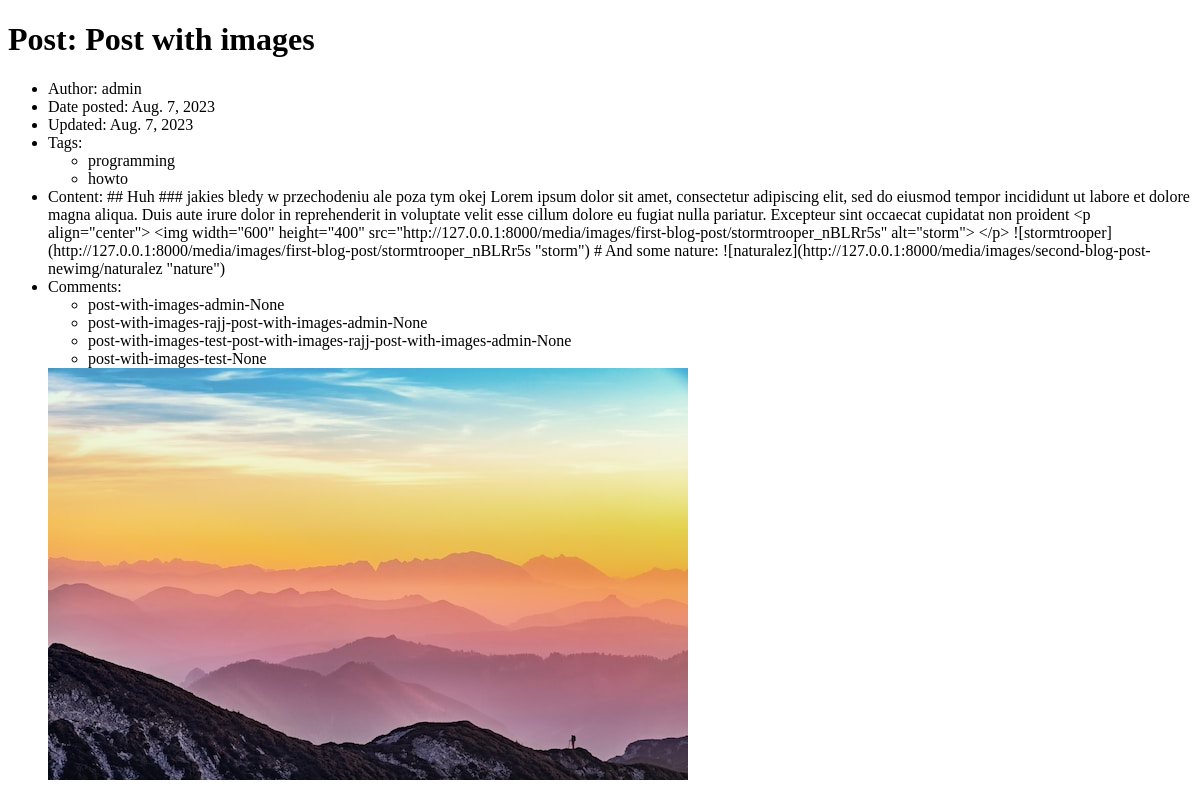
Page /blog/posts/27 on the earlier database version.
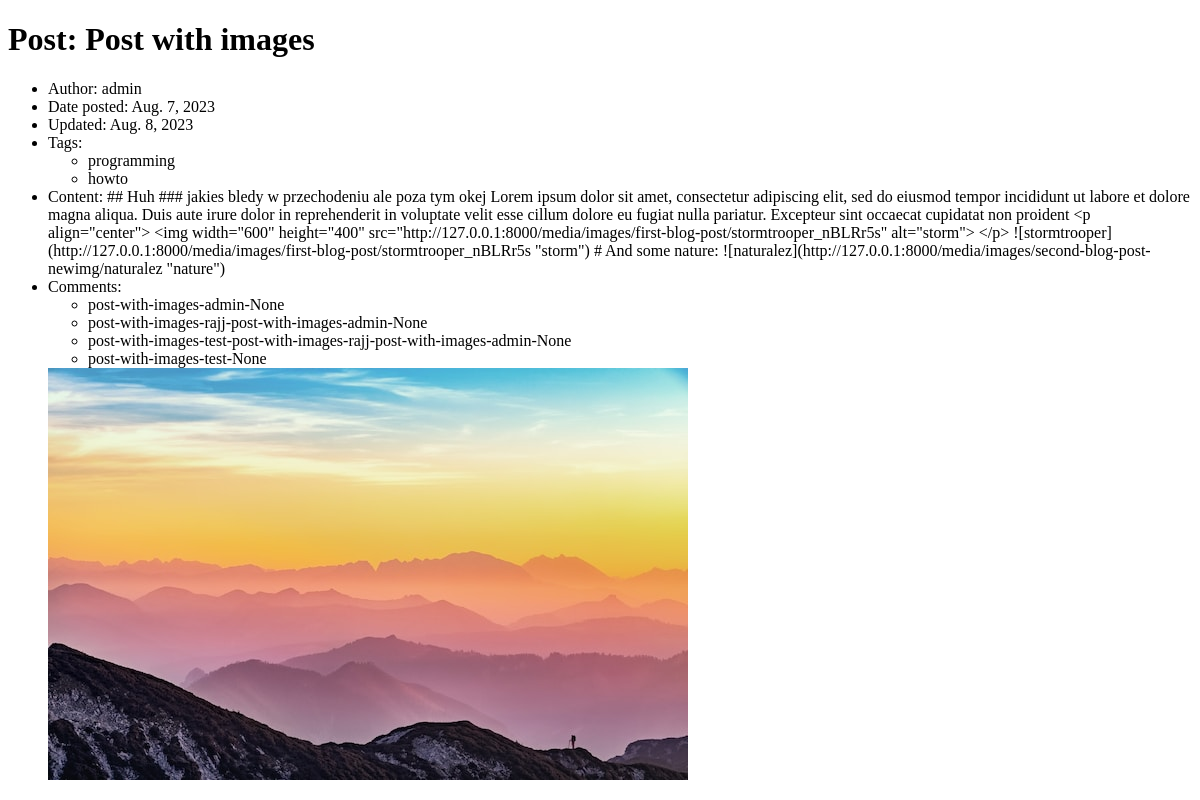
Same page on the later database version.
### blogapp/models.py (models this page shows, shortened)
class Post(models.Model):
    title = models.CharField(max_length=200)
    author = models.ForeignKey(User,
                                on_delete=models.CASCADE,
                                related_name="posts")
    date_posted = models.DateField()
    date_updated = models.DateField(auto_now=True, blank=True)
    tags = models.ManyToManyField(Tag, related_name="posts")
    content = models.TextField()
    img = models.ImageField(null=True, blank=True, upload_to=upload_to_cover)
    views = models.IntegerField(default=0, blank=True)
    likes = models.IntegerField(default=0, blank=True)
    slug = models.SlugField(null=False, unique=True, default='temp')

class User(models.Model):
    username = models.CharField(max_length=50)
    name = models.CharField(max_length=50)
    password = models.CharField(max_length=50)
    mail = models.EmailField(max_length=100)
    bio = models.CharField(max_length=500)
    avatar = models.ImageField(null=True, blank=True, upload_to=upload_to_avatar)
    slug = models.SlugField(null=False, unique=True, default='temp')
    liked_posts = models.ManyToManyField('Post', related_name="liked_by", blank=True)
    liked_comments = models.ManyToManyField('Comment', related_name='liked_by', blank=True)
    def __str__(self):
        return self.username

### blogapp/views.py (the view)
# urls.py: path("posts/<int:pk>", PostDetailView.as_view(), name="post_detail"),
class PostDetailView(DetailView):
    model = Post
    template_name = "blogapp/post_detail.html"

### blogapp/models.py (called while the page is built)
    def __str__(self):
        return self.name

    def __str__(self):
        return str(self.post.slug) + '-' + str(self.author.slug) + '-' + str(self.parent)

### blogapp/templates/blogapp/post_detail.html (shortened to what this page needs)
<!DOCTYPE html>
<html lang="en">
<head>
</head>
<body>
    <h1>Post: {{object.title}} </h1>
    <ul>
        <li>Author: {{object.author}}</li>
        <li>Date posted: {{object.date_posted}}</li>
        <li>Updated: {{object.date_updated}}</li>
        <li>Tags:
            <ul>
            {% for tag in object.tags.all %}
            <li>{{tag}}</li>
            {% endfor %}
            </ul>
        </li>
        <li>Content: {{object.content}}</li>
        <li>Comments:
            <ul>
                {% for comm in object.comments.all %}
                <li>{{comm}}</li>
                {% endfor %}
            </ul>
        </li>
        <img src="{{object.img}}" alt="Post banner photo">
    </ul>
</body>
</html>

Differences in the rows shown:
changed Post "Post with images": date_updated "Aug. 7, 2023" → "Aug. 8, 2023"
